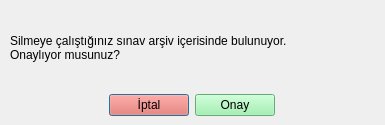
<?xml version="1.0" encoding="UTF-8"?>
<ui version="4.0">
 <class>Dialog</class>
 <widget class="QDialog" name="Dialog">
  <property name="geometry">
   <rect>
    <x>0</x>
    <y>0</y>
    <width>385</width>
    <height>125</height>
   </rect>
  </property>
  <property name="sizePolicy">
   <sizepolicy hsizetype="Preferred" vsizetype="Preferred">
    <horstretch>0</horstretch>
    <verstretch>20</verstretch>
   </sizepolicy>
  </property>
  <property name="minimumSize">
   <size>
    <width>0</width>
    <height>125</height>
   </size>
  </property>
  <property name="windowTitle">
   <string>Dialog</string>
  </property>
  <property name="styleSheet">
   <string notr="true">QFrame {
border: transparent;
}</string>
  </property>
  <layout class="QHBoxLayout" name="horizontalLayout">
   <property name="spacing">
    <number>0</number>
   </property>
   <property name="leftMargin">
    <number>0</number>
   </property>
   <property name="topMargin">
    <number>0</number>
   </property>
   <property name="rightMargin">
    <number>0</number>
   </property>
   <property name="bottomMargin">
    <number>0</number>
   </property>
   <item>
    <widget class="QFrame" name="frame">
     <property name="sizePolicy">
      <sizepolicy hsizetype="Preferred" vsizetype="Expanding">
       <horstretch>0</horstretch>
       <verstretch>0</verstretch>
      </sizepolicy>
     </property>
     <property name="minimumSize">
      <size>
       <width>0</width>
       <height>20</height>
      </size>
     </property>
     <property name="frameShape">
      <enum>QFrame::StyledPanel</enum>
     </property>
     <property name="frameShadow">
      <enum>QFrame::Raised</enum>
     </property>
     <layout class="QVBoxLayout" name="verticalLayout">
      <property name="spacing">
       <number>0</number>
      </property>
      <property name="leftMargin">
       <number>0</number>
      </property>
      <property name="topMargin">
       <number>0</number>
      </property>
      <property name="rightMargin">
       <number>0</number>
      </property>
      <property name="bottomMargin">
       <number>0</number>
      </property>
      <item>
       <widget class="QFrame" name="frame_2">
        <property name="sizePolicy">
         <sizepolicy hsizetype="Preferred" vsizetype="Expanding">
          <horstretch>0</horstretch>
          <verstretch>0</verstretch>
         </sizepolicy>
        </property>
        <property name="frameShape">
         <enum>QFrame::StyledPanel</enum>
        </property>
        <property name="frameShadow">
         <enum>QFrame::Raised</enum>
        </property>
        <layout class="QHBoxLayout" name="horizontalLayout_2">
         <property name="spacing">
          <number>0</number>
         </property>
         <property name="leftMargin">
          <number>10</number>
         </property>
         <property name="topMargin">
          <number>10</number>
         </property>
         <property name="rightMargin">
          <number>10</number>
         </property>
         <property name="bottomMargin">
          <number>0</number>
         </property>
         <item>
          <widget class="QLabel" name="message">
           <property name="text">
            <string>Silmeye çalıştığınız sınav arşiv içerisinde bulunuyor.
Onaylıyor musunuz?</string>
           </property>
          </widget>
         </item>
        </layout>
       </widget>
      </item>
      <item alignment="Qt::AlignHCenter|Qt::AlignTop">
       <widget class="QFrame" name="frame_3">
        <property name="frameShape">
         <enum>QFrame::StyledPanel</enum>
        </property>
        <property name="frameShadow">
         <enum>QFrame::Raised</enum>
        </property>
        <layout class="QHBoxLayout" name="horizontalLayout_3">
         <item>
          <widget class="QPushButton" name="okayButton_2">
           <property name="enabled">
            <bool>true</bool>
           </property>
           <property name="styleSheet">
            <string notr="true">background-color: rgb(246, 97, 81)</string>
           </property>
           <property name="text">
            <string>İptal</string>
           </property>
          </widget>
         </item>
         <item>
          <widget class="QPushButton" name="okayButton">
           <property name="enabled">
            <bool>true</bool>
           </property>
           <property name="styleSheet">
            <string notr="true">background-color: rgb(143, 240, 164)</string>
           </property>
           <property name="text">
            <string>Onay</string>
           </property>
          </widget>
         </item>
        </layout>
       </widget>
      </item>
     </layout>
    </widget>
   </item>
  </layout>
 </widget>
 <resources/>
 <connections/>
</ui>
